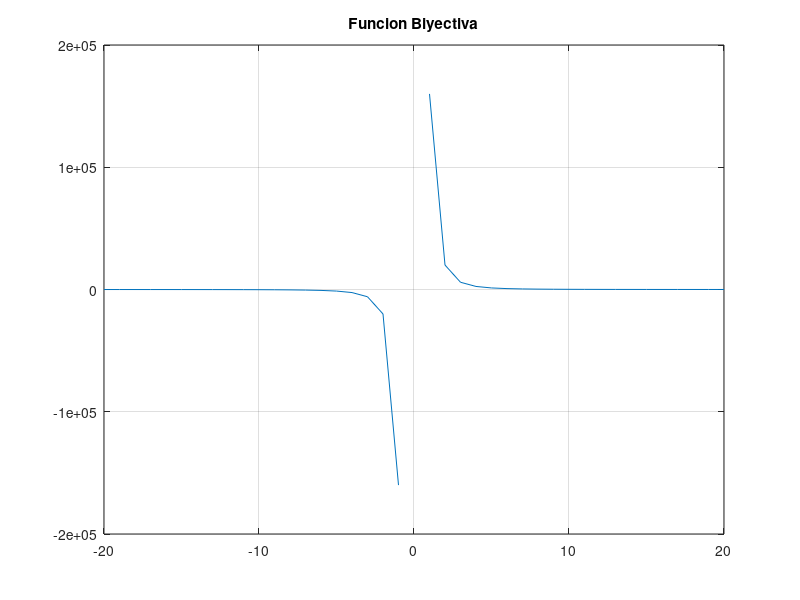

Write the MATLAB code that produced this figure. (Note: this script raises an error after producing the figure.)
%Octave Script
%Title          :Funcion Inyectiva, Sobreyectiva y Biyectiva
%Description    :Script para recordar funciones inyectivas, sobreyectivas y biyectivas
%Author         :Ana Cristina Franco Gonzalez
%Date           :16/11/2021
%Version        :1
%notes          :Requiere aplicacion octave, usar linea de comandos

clear
%Dominio de x
x=[-20:1:20];

%Funcion a plotear
fx=((x.^4)(+1)./(x.^3));
plot(x, fx)

%marcar el palano cartesiano
hold on 
grid on 
title('Funcion Biyectiva');
dips('Esta funcion es Biyectiva')
dips('por que al mismo tiempo es inyectiva y sobreyectiva')
disp('los elemntos son tomados solo una vez y toma los positivos y negativos, por lo tanto no sobran elementos');
